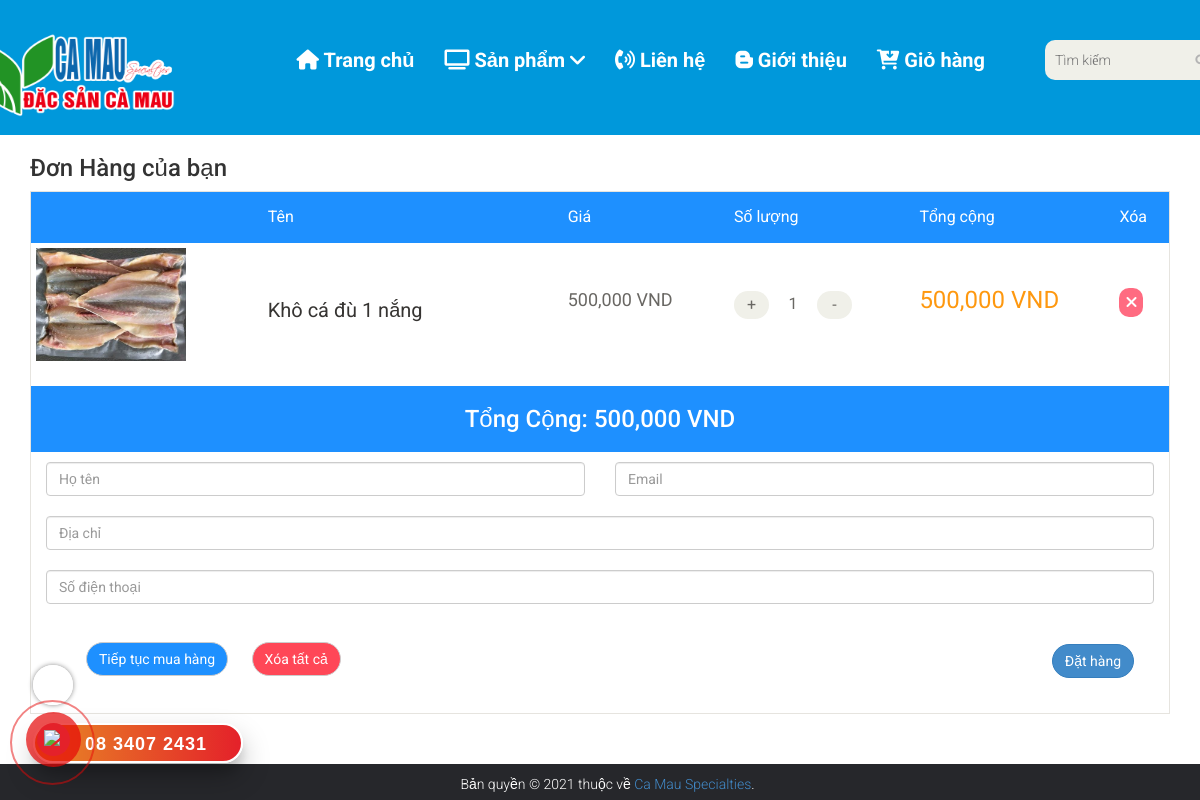
/cart.php?id=80, run on the app's committed database.
### tables this page shows
CREATE TABLE `products` (
  `ID` int(11) NOT NULL,
  `name` varchar(100) DEFAULT NULL,
  `manu_id` int(11) DEFAULT NULL,
  `type_id` int(11) DEFAULT NULL,
  `price` int(11) NOT NULL,
  `pro_image` varchar(150) DEFAULT NULL,
  `description` text NOT NULL,
  `feature` tinyint(4) NOT NULL,
  `created_at` timestamp NOT NULL DEFAULT current_timestamp() ON UPDATE current_timestamp()
);

### models/db.php (called while the page is built, shortened)
<?php
class Db
{
    public static $connection;
    public function __construct()
    {
        if (!self::$connection) {
            self::$connection = new mysqli(DB_HOST, DB_USER, DB_PASSWORD, DB_NAME,PORT);
            self::$connection->set_charset(DB_CHARSET);
        }
        return self::$connection;
    }
}

### models/product.php (called while the page is built, shortened)
<?php
class Product extends Db
{
    function getProductsByID($id)
    {
        $sql = self::$connection->prepare("SELECT * FROM products,manufactures WHERE id = ? and products.manu_id = manufactures.manu_id");
        $sql->bind_param("i", $id);
        $sql->execute();
        $items = $sql->get_result()->fetch_all(MYSQLI_ASSOC);
        return $items;
    }
}

### cart.php (the view, shortened to what this page needs)
<!DOCTYPE html>
<html lang="en">
<?php require "./form/head.php"; ?>
<?php
$total = 0;
?>
<body>
    <?php require "./form/header-bottom.php"; ?>
    <section>
        <section id="cart_items">
            <div class="container">
                <h3>Đơn Hàng của bạn</h3>
                <div class="table-responsive cart_info">
                    <table class="table table-condensed">
                        <thead>
                            <tr class="cart_menu" style=" background: #1e90ff;">
                                <td class="image"></td>
                                <td class="description">Tên</td>
                                <td class="price">Giá</td>
                                <td class="quantity">Số lượng</td>
                                <td class="total">Tổng cộng</td>
                                <td>Xóa</td>
                            </tr>
                        </thead>
                        <tbody>
                            <tr>
                                <?php if (isset($_SESSION['id']) && isset($_SESSION['cart'])) {
                                    foreach ($_SESSION['id'] as $numberID) {
                                        foreach ($product->getProductsByID($numberID) as $value) { ?>
                                            <td class="cart_product">
                                                <a href=""><img style="width:150px;height;200px" src="images/<?php echo $value['pro_image'] ?>" alt="" width=110></a>
                                            </td>
                                            <td class="cart_description">
                                                <h4><a href="detail.php?id=<?php echo $value['ID'] ?>"><?php echo $value['name'] ?></a></h4>
                                            </td>
                                            <td class="cart_price">
                                                <p><?php echo number_format($value['price']) ?> VND</p>
                                            </td>
                                            <td class="cart_quantity">
                                                <div class="cart_quantity_button">
                                                    <a class="cart_quantity_up" href="change.php?id=<?php echo $numberID ?>&control=1"> + </a>
                                                    <input class="cart_quantity_input" type="text" name="quantity" value="<?php echo $_SESSION['cart'][$numberID] ?>" autocomplete="off" size="2">
                                                    <a class="cart_quantity_down" href="change.php?id=<?php echo $numberID ?>&control=2"> - </a>
                                                </div>
                                            </td>
                                            <td class="cart_total">
                                                <p class="cart_total_price"><?php echo number_format($value['price'] * $_SESSION['cart'][$numberID]) ?> VND</p>
                                                <?php $total += $value['price'] * $_SESSION['cart'][$numberID];
                                                ?>
                                            </td>
                                            <td class="cart_delete">
                                                <a class="cart_quantity_delete" href="change.php?id=<?php echo $numberID ?>&control=3"><i class="fa fa-times"></i></a>
                                            </td>
                            </tr>
                <?php }
                                    }
                                } ?>
                        </tbody>
                    </table>
                    <h3>
                        <p style=text-align:center;background-color:#1e90ff;padding:20px;color:white>Tổng Cộng: <?php echo number_format($total) ?> VND</p>
                    </h3>
                    <form id="main-contact-form" class="contact-form row" name="contact-form" method="post" action="thanhtoan.php">
                        <div class="form-group col-md-6">
                            <input type="text" name="name" id="inputname" class="form-control" placeholder="Họ tên" required>
                        </div>
                        <div class="form-group col-md-6">
                            <input type="email" name="email" id="inputemail" class="form-control" placeholder="Email" required>
                        </div>
                        <div class="form-group col-md-12">
                            <input type="text" name="address" id="inputaddress" class="form-control" placeholder="Địa chỉ" required>
                        </div>
                        <div class="form-group col-md-12">
                            <input type="number" name="phone" id="inputphone" class="form-control" placeholder="Số điện thoại" required>
                        </div>
                        <div class="form-group col-md-12">
                            <a class="btn btn-default update" href="index.php">Tiếp tục mua hàng</a>
                            <a class="btn btn-default check_out" href="change.php?control=4" style="background: #ff4757;">Xóa tất cả</a>
                            <input type="submit" name="submitOrder" class="btn btn-primary pull-right" value="Đặt hàng">
                        </div>
                    </form>
                </div>
            </div>
        </section>
    </section>
    <?php require "phone.php"; ?>
    <?php require "./form/footer.php"; ?>
</body>
</html>

### css/style.css (style rules this page uses)
body { font-family: 'Roboto', sans-serif; position: relative; font-weight: 400px; }
a { -webkit-transition: 300ms; -moz-transition: 300ms; -o-transition: 300ms; transition: 300ms; }
h1, h2, h3, h4, h5, h6 { font-family: 'Roboto', sans-serif; }
#cart_items .cart_info { border: 1px solid #E6E4DF; margin-bottom: 50px }
#cart_items .cart_info .cart_menu { background: #a8824f; color: #fff; font-size: 16px; font-family: 'Roboto', sans-serif; font-weight: normal; }
#cart_items .cart_info .table.table-condensed thead tr { height: 51px; }
#cart_items .cart_info .table.table-condensed tr { border-bottom: 1px solid #F7F7F0 }
#cart_items .cart_info .table.table-condensed tr:last-child { border-bottom: 0 }
.cart_info table tr td { border-top: 0 none; vertical-align: inherit; }
#cart_items .cart_info .image { padding-left: 30px; }
#cart_items .cart_info .cart_description h4 { margin-bottom: 0 }
#cart_items .cart_info .cart_description h4 a { color: #363432; font-family: 'Roboto', sans-serif; font-size: 20px; font-weight: normal; }
td.cart_description { width: 300px }
td.cart_total { width: 200px }
#cart_items .cart_info .cart_price p { color: #696763; font-size: 18px }
#cart_items .cart_info .cart_total_price { color: #FE980F; font-size: 24px; }
.cart_product { display: block; }
.cart_quantity_button a { background: #F0F0E9; color: #696763; display: inline-block; font-size: 16px; height: 28px; overflow: hidden; text-align: center; width: 35px; float: left; padding: 3px; border-radius: 20px; }
.cart_quantity_input { border: 1px solid white; margin-left: 5px; margin-right: 5px; color: #696763; float: left; font-size: 16px; text-align: center; font-family: 'Roboto', sans-serif; }
.cart_delete { display: block; margin-right: -12px; overflow: hidden; }
.cart_delete a { border-radius: 10px; background: #ff6b81; color: #FFFFFF; padding: 5px 7px; font-size: 16px }
.update, .check_out { background: #1e90ff; border-radius: 0; color: #FFFFFF; margin-top: 18px; border-radius: 20px; }
.update { margin-left: 40px; }
.check_out { margin-left: 20px }
.btn.btn-primary { border-radius: 20px; margin-top: 16px; }
.contact-form .form-group { margin-bottom: 20px; }
#main-contact-form .btn-primary { margin-bottom: 15px; margin-top: 20px; margin-right: 20px; }
img { border: none; }
.fa { display: inline-block; font: normal normal normal 14px/1 FontAwesome; font-size: inherit; text-rendering: auto; -webkit-font-smoothing: antialiased; -moz-osx-font-smoothing: grayscale; }

### data on the page
products: pro_image (picture), name "Khô cá đù 1 nắng", price "500,000", quantity "1", $value['price']*$_SESSION['cart'][$numberID] "500,000"

### other printed values
$total "500,000"
